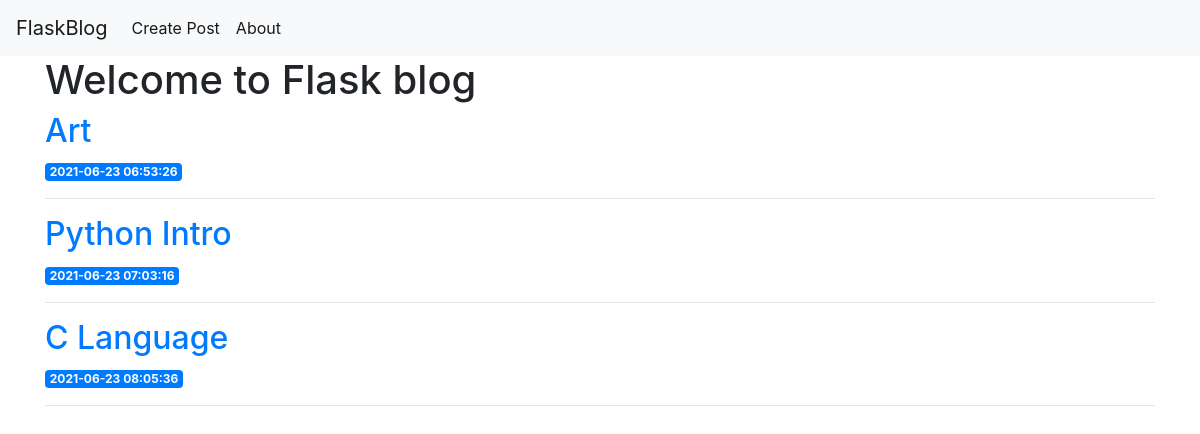
Before: / with the older database file.
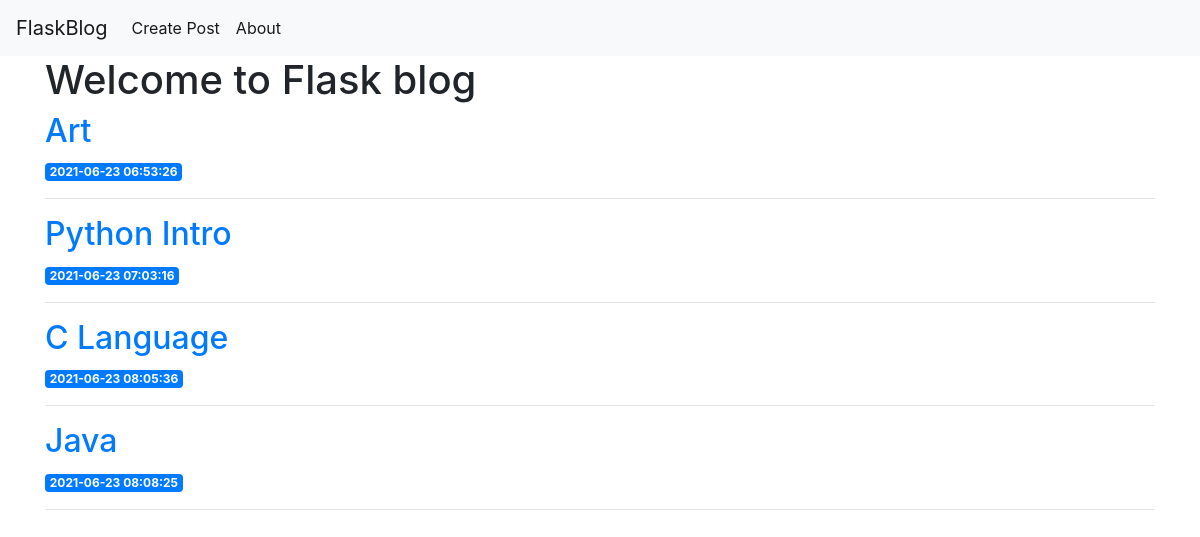
After: the same page with the newer database file.
### tables this page shows
CREATE TABLE posts(
id INTEGER PRIMARY KEY AUTOINCREMENT,
created TIMESTAMP NOT NULL DEFAULT CURRENT_TIMESTAMP,
title TEXT NOT NULL,
author varchar(50),
content TEXT NOT NULL
);

### app.py (the view)
@app.route("/")
def index():
    db = connectdb()
    data = db.execute("Select * from posts").fetchall()
    db.close()
    return render_template("index.html", posts = data)

### app.py (called while the page is built)
def connectdb():
    conn = sqlite3.connect('blog.db')
    conn.row_factory = sqlite3.Row
    return conn

### templates/index.html
{% extends 'base.html' %}
{% block content %}
    <h1>{% block title %} Welcome to Flask blog {% endblock %}</h1>
    {% for post in posts %}
        <a href="{{ url_for('post', id = post['id']) }}">
            <h2>{{ post['title'] }}</h2>
        </a>
        <span class="badge badge-primary">{{ post['created'] }}</span>
        <hr>
    {% endfor %}
{% endblock %}

### templates/base.html (shortened to what this page needs)
<!doctype html>
<html lang="en">
  <head>
    <link rel="stylesheet" href="https://stackpath.bootstrapcdn.com/bootstrap/4.3.1/css/bootstrap.min.css">
  </head>
  <body>
    <nav class="navbar navbar-expand-md navbar-light bg-light">
        <a class="navbar-brand" href="{{ url_for('index')}}">FlaskBlog</a>
        <div class="collapse navbar-collapse" id="navbarNav">
            <ul class="navbar-nav">
            <li class="nav-item active">
                <a class="nav-link" href="{{ url_for('create') }}">Create Post</a>
            </li>
            <li class="nav-item active">
                <a class="nav-link" href="#">About</a>
            </li>
            </ul>
        </div>
    </nav>
    <div class="container">
        {% block content %} {% endblock %}
    </div>
  </body>
</html>

Changed rows visible on the page:
added posts: title "Java", created "2021-06-23 08:08:25"
